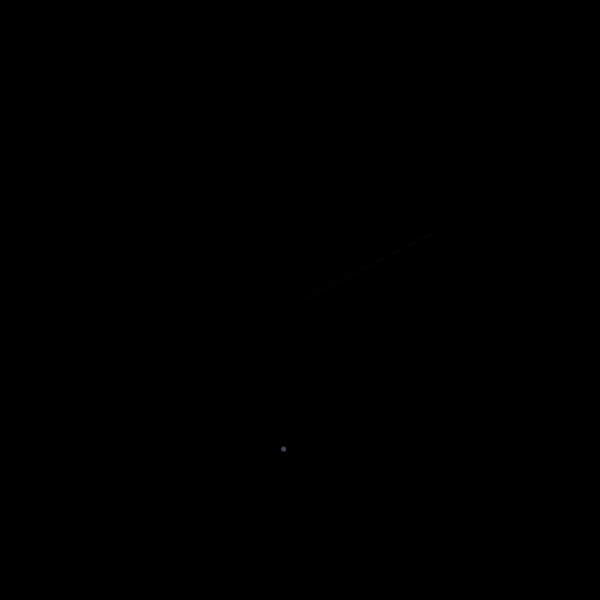
Frame 1 (no input)
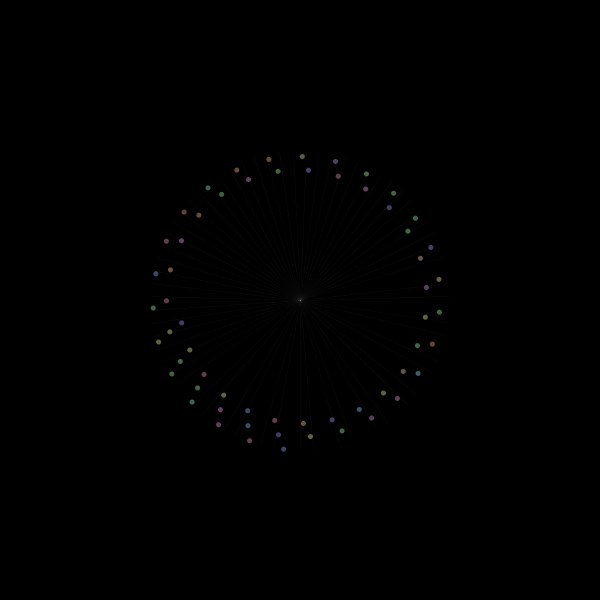
Frame 60 (the mouse pressed at the canvas centre just before this capture)
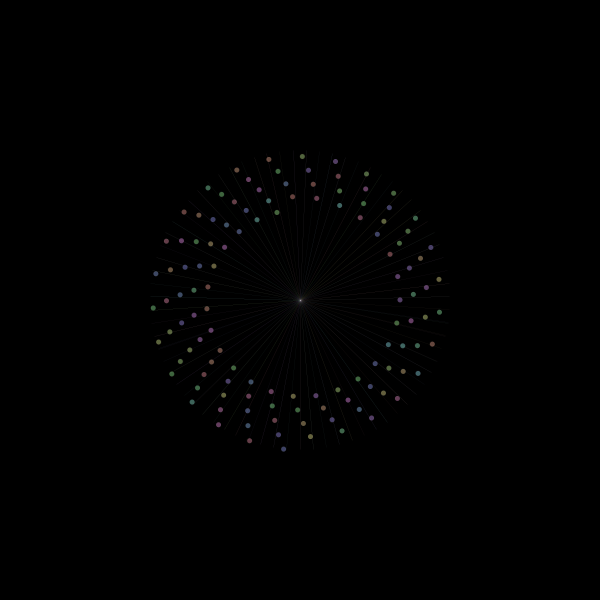
Frame 120 (the mouse held since frame 60 and released just before this capture)

The Processing sketch that drew these frames (run headless with seeded random() and noise(); from frame 60 on, the mouse is pressed at the canvas centre):

// Processing sketch: processing_167794
// ── processing_167794.pde



float x, y;
float angle = 10; 
float r = 300;
float diff = 1; 
float a = 5;

void setup() {
  size(600, 600);
  background(0);
colorMode(HSB); 
}

void draw() {

  fill(random(255),100,255,100); 


  x = r * cos(angle); 
  y = r * sin(angle);

  strokeWeight(0.1); 
  stroke(random(255),100,255,50); 

  translate(width/2, height/2); 
  rotate(r * -50); 

  //ellipse(0, 0, 100, 150);
  ellipse(x/2, y/2, a, a);
  line( 0, 0, 0, 150); 

  angle = angle +0.5;
  r = r - diff;

  if ( r == 0 || r == 300) { 
    diff =  diff * 0.1;
  }
}


void keyPressed() {
  if (key == 'q') {
    endRecord();
    exit();
  }
}
